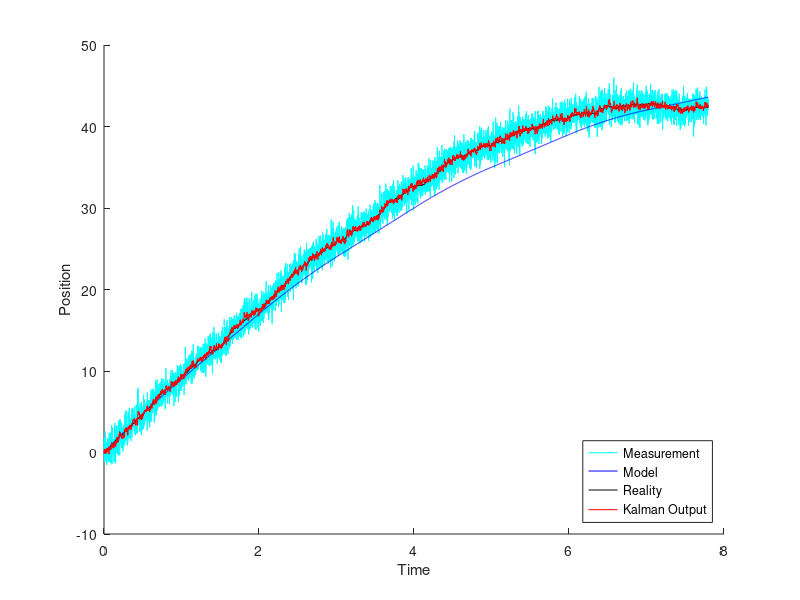

MATLAB code for this plot:
% Process noise covariance matrix. Represents system noisiness
varQ = 0.02;
Q = [varQ 0; 0 varQ];

% Measurement noise covariance matrix. Represents measurement noisiness
varR = 1;
R = [varR 0; 0 varR];

% Start time and time step
t = 0;
dt = 0.001;

% Real, estimated, and modeled <position, vecocity> state vectors
x = [0; 10];
xHat = [0; 10];
xModel = [0; 10];

% State update matrix
F = [1 dt; 0 1];                                

% Control input matrix
m = 10; % arbitrary mass of car
B = [dt^2/(2*m); dt/m];                         

% Measurement-state transformation
H = [1 0; 0 1];

% Error covariance matrix
P = [1 0; 0 1];
                                                   
% Data lists
times = [];
states = [];
measurements = [];
outputs = [];
model = [];
                                                                                                       
% Loop until car comes to a complete stop (velocity = 0)
while x(2) > 0
    % Braking force applied at this time step
    u = -20;
                                                      %vv ADDED FOR (d) vv%
    if mod(floor(t), 2) == 1
        u = 0;
    end
                                                      %^^ ADDED FOR (d) ^^%
    % Update model
    xModel = F*xModel + B*u;

    % Simulate real state update, including process noise
    t = t + dt;
    x = F*x + B*u + normrnd(0, diag(Q));
    
    % Simulate a noisy measurement
    z = H * x + normrnd(0, diag(R));
                                              
    % Predict
    xHat = F*xHat + B*u;
    P = F*P*F.' + Q;
    
    % Kalman gain
    K = P*H.'*inv(H*P*H.' + R);
    
    % Update
    xHat = xHat + K*(z - H*xHat);
    P = (eye(2) - K*H)*P;   
    
                                                      %vv ADDED FOR (c) vv%
    times = [times t];
    states = [states x];
    model = [model xModel];
    measurements = [measurements z];
    outputs = [outputs xHat];
                                                      %^^ ADDED FOR (c) ^^%
end


                                                     
% Plot position data
hold on;
plot(times, measurements(1,:), 'cyan');
plot(times, model(1,:), 'b');
plot(times, states(1,:), 'black');
plot(times, outputs(1,:), 'r');

xlabel('Time');
ylabel('Position')
legend('Measurement','Model', 'Reality', 'Kalman Output')
legend('Location', 'southeast')
                                                    



